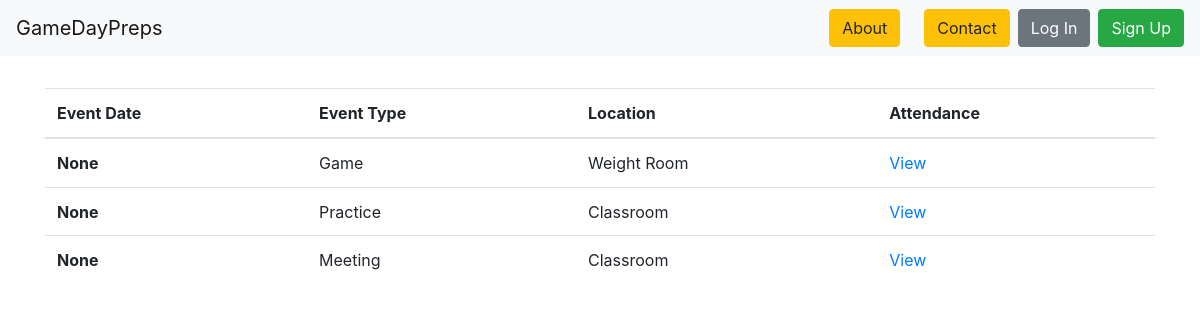
/events/attendance/, run on an earlier commit of the app's database.
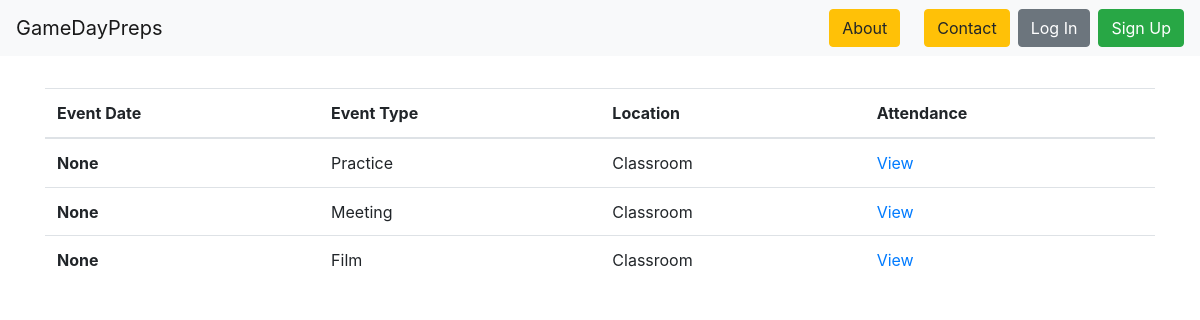
And on a later commit of the database.
### events/models.py (models this page shows, shortened)
class Event(models.Model):
    event_type = models.CharField(max_length=50, choices=event_types, blank=True)
    date = models.DateField(null=True)
    time = models.TimeField(null=True)
    members = models.ManyToManyField(
        'roster.Player',
        through='roster.Attendance',
        through_fields=('event', 'player'),
    )
    location = models.CharField(max_length=150)
    description = models.TextField(null=True)

### events/views.py (the view)
# urls.py: path('attendance/', EventAttendanceView.as_view(), name='attendance-list-page'),
class EventAttendanceView(ListView):
    model = Event
    def get(self, request):
        events = self.get_queryset()
        return render(request, 'attendance_list.html', {
          'events': events
        })

### roster/templates/attendance_list.html
{% extends 'base.html' %}
{% block content %}
<table class="table">
  <thead>
    <tr>
      <th scope="col">Event Date</th>
      <th scope="col">Event Type</th>
      <th scope="col">Location</th>
      <th scope="col">Attendance</th>
    </tr>
  </thead>
  <tbody>
    {% for event in events %}
    <tr>
      <th scope="row">{{ event.time }}</th>
      <td>{{ event.event_type }}</td>
      <td>{{ event.location }}</td>
      <td><a href="#" role="button">View</a></td>
    </tr>
    <tr>
    {% endfor %}
  </tbody>
</table>
{% endblock %}

What changed in the data, as far as the page shows it:
removed Event: time "None", event_type "Game", location "Weight Room"
added Event: time "None", event_type "Film", location "Classroom"
